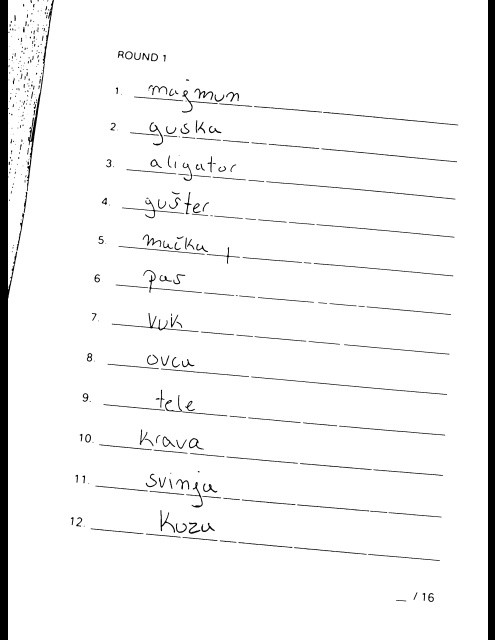
#> input picture docs/images/01_cleaning_v1.jpg, 495 x 640 px, found by its file name; its folder holds only this picture in this run
$ python rotate_image_and_mask.py
#> lines starting #> are read from the running program, lines starting #| are printed output that depends on the picture
import os
import random
from PIL import Image


def augment_rotate_images(
        input_dir="data/trainSmall2",
        output_dir="data/trainSmall",
        image_ext=".jpg",
        mask_ext=".png",
        num_rotations=5
):
    """
    Rotates grayscale images and corresponding masks by random angles.

    Args:
        input_dir (str): Path to input data containing 'images' and 'masks' subfolders.
        output_dir (str): Output directory for augmented data.
        image_ext (str): Extension for input images.
        mask_ext (str): Extension for mask images.
        num_rotations (int): Number of rotated versions to create per image.
    """
#> called with input_dir = 'data/trainSmall2', output_dir = 'data/trainSmall', image_ext = '.jpg', mask_ext = '.png', num_rotations = 30
    img_input_dir = os.path.join(input_dir, "images")
    mask_input_dir = os.path.join(input_dir, "masks")
    img_output_dir = os.path.join(output_dir, "images")
    mask_output_dir = os.path.join(output_dir, "masks")

    os.makedirs(img_output_dir, exist_ok=True)
    os.makedirs(mask_output_dir, exist_ok=True)

    for filename in os.listdir(img_input_dir):
        if not filename.lower().endswith(image_ext):
            continue

        img_path = os.path.join(img_input_dir, filename)
        mask_path = os.path.join(mask_input_dir, os.path.splitext(filename)[0] + mask_ext)

        if not os.path.exists(mask_path):
            print(f"⚠️ No mask found for {filename}, skipping.")
            continue

        img = Image.open(img_path).convert("L")
        mask = Image.open(mask_path).convert("L")

        for i in range(num_rotations):
            angle = random.uniform(-10, 10)

            # Rotate both with black fill
            rotated_img = img.rotate(angle, resample=Image.BILINEAR, fillcolor=0)
            rotated_mask = mask.rotate(angle, resample=Image.NEAREST, fillcolor=0)

            # Save with descriptive names
            base_name = os.path.splitext(filename)[0]
            new_img_name = f"{base_name}_rot{int(angle)}_{i}{image_ext}"
            new_mask_name = f"{base_name}_rot{int(angle)}_{i}{mask_ext}"

            rotated_img.save(os.path.join(img_output_dir, new_img_name))
            rotated_mask.save(os.path.join(mask_output_dir, new_mask_name))

            print(f"✅ Saved rotated pair: {new_img_name} (angle {angle:.1f}°)")
#> this loop made 30 passes
#> pass 1, in augment_rotate_images, `rotated_img = img.rotate(angle, resample=Image.BILINEAR, fillcolor=0)`:
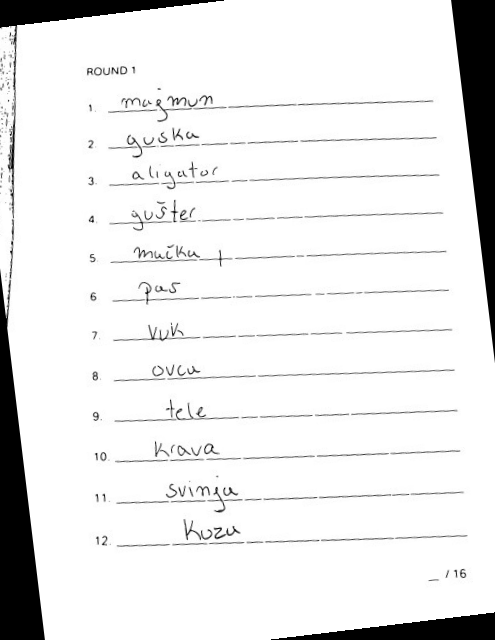
#> rotated_img: PIL image 495x640 L; min 0, max 255, mean 232.3
#> pass 2, in augment_rotate_images, `rotated_img = img.rotate(angle, resample=Image.BILINEAR, fillcolor=0)`:
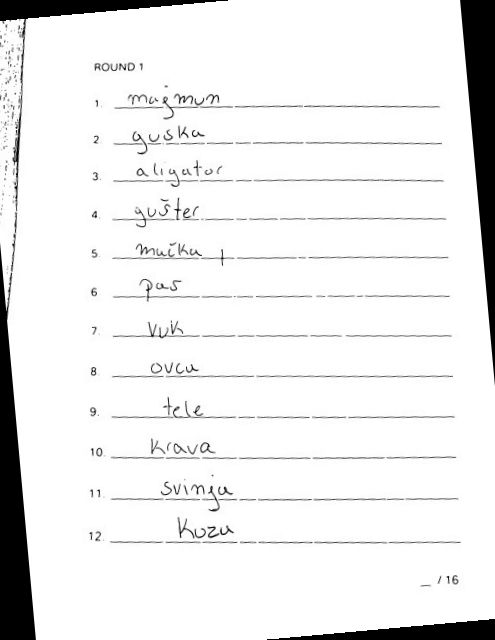
#> rotated_img: PIL image 495x640 L; min 0, max 255, mean 235.3
#> after the loop:
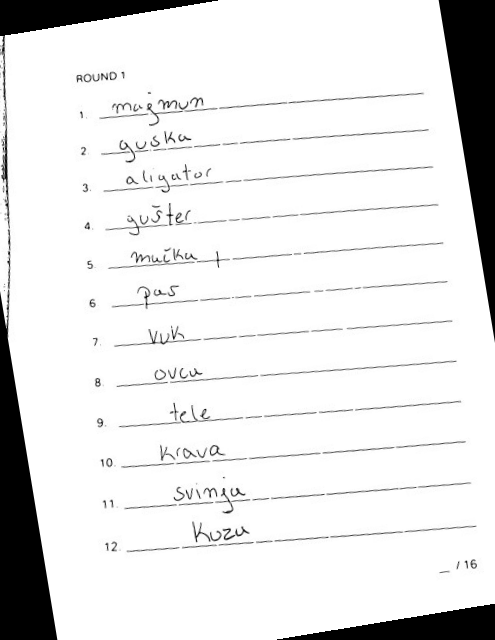
#> rotated_img: PIL image 495x640 L; min 0, max 255, mean 228.2


if __name__ == "__main__":
    augment_rotate_images(num_rotations=30)

$ run again, on docs/images/02_cleaning_v2.jpg
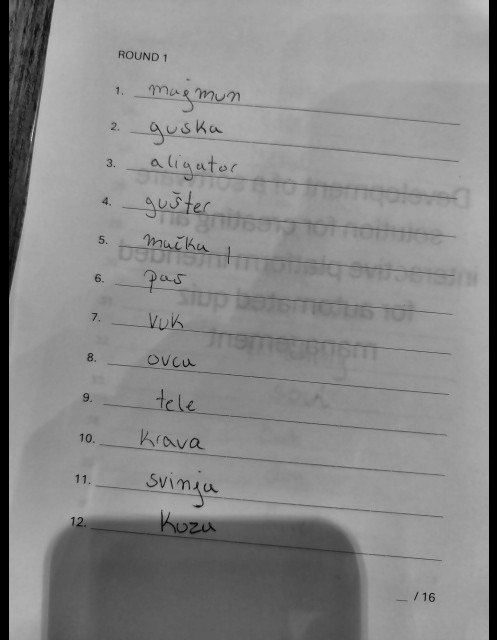
#> input picture docs/images/02_cleaning_v2.jpg, 497 x 640 px, found by its file name
#> the loop in augment_rotate_images, `for i in range(num_rotations):` made 30 passes
#> pass 1, in augment_rotate_images, `rotated_img = img.rotate(angle, resample=Image.BILINEAR, fillcolor=0)`:
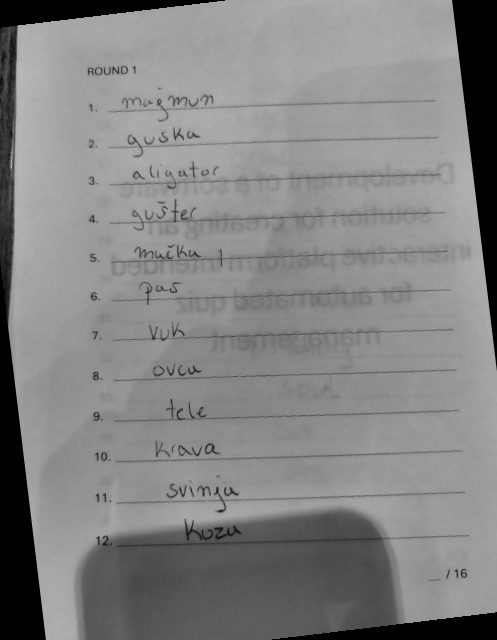
#> rotated_img: PIL image 497x640 L; min 0, max 195, mean 131.3
#> after the loop in augment_rotate_images, `for i in range(num_rotations):`:
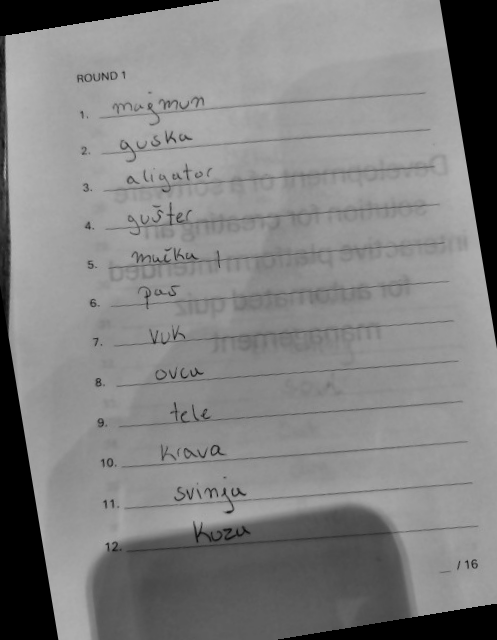
#> rotated_img: PIL image 497x640 L; min 0, max 185, mean 129.4
